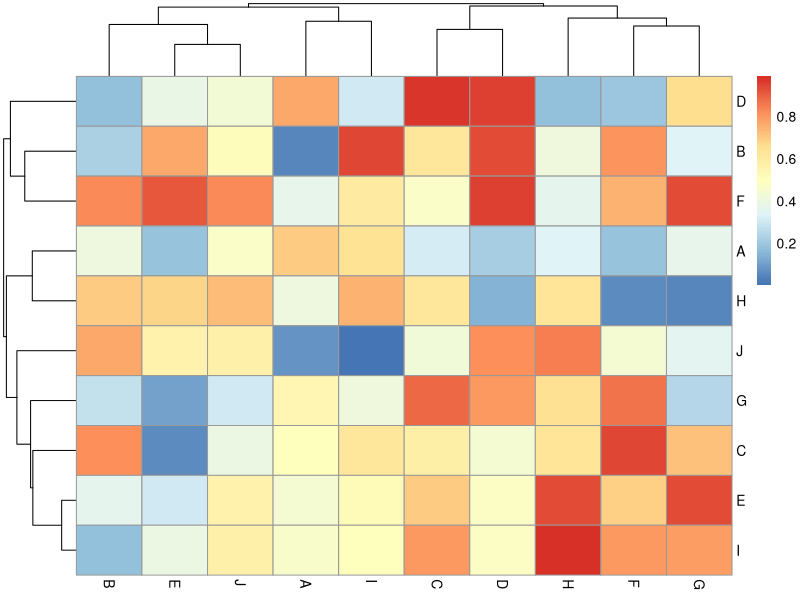
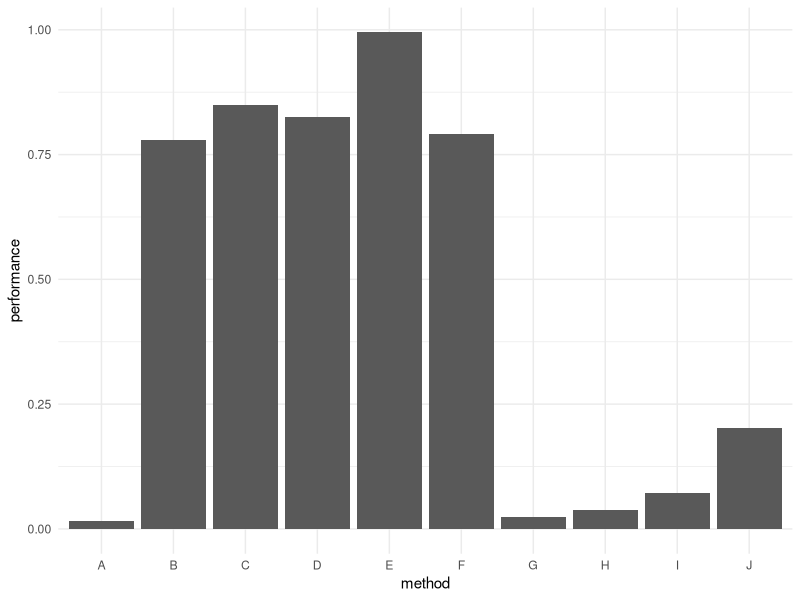

These charts were generated, in order, by the following R code:
## ---- chunk 1
library(tidyverse)
library(ggpubr)
library(corrplot)
library(pheatmap)
library(knitr)
library(rmarkdown)
knitr::opts_chunk$set(echo = FALSE, warning = FALSE)
## ---- chunk 2
df <- tibble(method = c(LETTERS[1:10]),
             performance = runif(10))
df2 <- tibble(method = c(LETTERS[11:20]),
             performance = runif(10))
df3 <- tibble(method = c(LETTERS[21:26]),
             performance = runif(6))
matrix <- matrix(runif(100), nrow = 10, ncol = 10)
colnames(matrix) <- LETTERS[1:10]
rownames(matrix) <- LETTERS[1:10]

#https://bookdown.org/yihui/rmarkdown-cookbook/font-color.html
#custom function to change color of Rmd text 
colorize <- function(x, color) {
  if (knitr::is_latex_output()) {
    sprintf("\\textcolor{%s}{%s}", color, x)
  } else if (knitr::is_html_output()) {
    sprintf("<span style='color: %s;'>%s</span>", color, 
      x)
  } else x
}
## ---- chunk 3
kable(df)
## ---- chunk 4
kable(df2)
## ---- chunk 5
kable(df3)
## ---- chunk 6
pheatmap(matrix)
## ---- chunk 7
df %>% 
  ggplot(aes(x = method, y = performance)) +
  geom_col() +
  theme_minimal()
